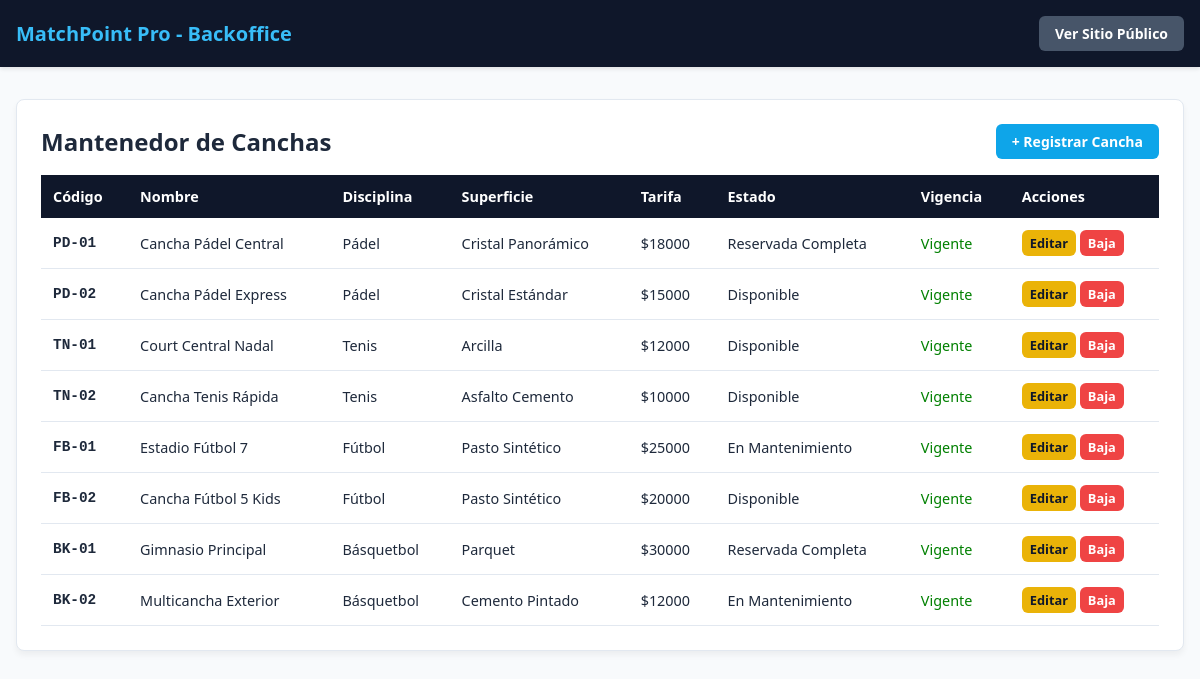
/gestion/canchas/ (signed in), run on the app's committed database.
### canchas/models.py (models this page shows, shortened)
class Cancha(models.Model):
    ESTADOS_CHOICES = [
        ('DISPONIBLE', 'Disponible'),
        ('MANTENIMIENTO', 'En Mantenimiento'),
        ('RESERVADA', 'Reservada Completa'),
    ]
    codigo = models.CharField(max_length=10, unique=True, verbose_name="Código Único")
    nombre = models.CharField(max_length=100, verbose_name="Nombre de la Cancha")
    disciplina = models.ForeignKey(Disciplina, on_delete=models.PROTECT, related_name="canchas", verbose_name="Disciplina")
    superficie = models.CharField(max_length=50, verbose_name="Tipo de Superficie")
    tarifa_bloque = models.IntegerField(
        validators=[MinValueValidator(0)],
        verbose_name="Tarifa por Bloque Horario ($)"
    )
    estado = models.CharField(max_length=20, choices=ESTADOS_CHOICES, default='DISPONIBLE', verbose_name="Estado Operativo")
    imagen = models.ImageField(upload_to="canchas/", blank=True, null=True, verbose_name="Imagen de la Cancha")
    activo = models.BooleanField(default=True, verbose_name="Registro Activo (Vigente)")

class Disciplina(models.Model):
    nombre = models.CharField(max_length=100, unique=True, verbose_name="Disciplina Deportiva")
    descripcion = models.TextField(blank=True, verbose_name="Descripción de la Disciplina")

### canchas/views.py (the view)
# urls.py: path('gestion/canchas/', views.gestion_canchas, name='gestion_canchas'),
@login_required
@user_passes_test(es_staff)
def gestion_canchas(request):
    canchas = Cancha.objects.all().select_related('disciplina')
    return render(request, 'canchas/gestion_listado.html', {'canchas': canchas})

### canchas/views.py (called while the page is built)
def es_staff(user):
    return user.is_authenticated and user.is_staff

### templates/canchas/gestion_listado.html (shortened to what this page needs)
<!DOCTYPE html>
<html lang="es">
<head>
</head>
<body>
    <nav class="navbar">
        <a class="navbar-brand" href="{% url 'catalogo_publico' %}">MatchPoint Pro - Backoffice</a>
        <a class="btn btn-secondary" href="{% url 'catalogo_publico' %}">Ver Sitio Público</a>
    </nav>
    <main class="container">
        <div class="card">
            <div style="display: flex; justify-content: space-between; align-items: center; margin-bottom: 1rem;">
                <h2 style="margin:0;">Mantenedor de Canchas</h2>
                <a href="{% url 'crear_cancha' %}" class="btn btn-primary">+ Registrar Cancha</a>
            </div>
            <table>
                <thead>
                    <tr>
                        <th>Código</th>
                        <th>Nombre</th>
                        <th>Disciplina</th>
                        <th>Superficie</th>
                        <th>Tarifa</th>
                        <th>Estado</th>
                        <th>Vigencia</th>
                        <th>Acciones</th>
                    </tr>
                </thead>
                <tbody>
                    {% for cancha in canchas %}
                    <tr>
                        <td style="font-family: monospace; font-weight: bold;">{{ cancha.codigo }}</td>
                        <td>{{ cancha.nombre }}</td>
                        <td>{{ cancha.disciplina.nombre }}</td>
                        <td>{{ cancha.superficie }}</td>
                        <td>${{ cancha.tarifa_bloque }}</td>
                        <td>{{ cancha.get_estado_display }}</td>
                        <td>{% if cancha.activo %}<span style="color:green;">Vigente</span>{% else %}<span style="color:red;">De Baja</span>{% endif %}</td>
                        <td>
                            <a href="{% url 'editar_cancha' cancha.pk %}" class="btn btn-warning" style="padding: 0.25rem 0.5rem; font-size: 0.8rem;">Editar</a>
                            <a href="{% url 'eliminar_cancha' cancha.pk %}" class="btn btn-danger" style="padding: 0.25rem 0.5rem; font-size: 0.8rem;">Baja</a>
                        </td>
                    </tr>
                    {% endfor %}
                </tbody>
            </table>
        </div>
    </main>
</body>
</html>

### templates/canchas/gestion_listado.html (style rules this page uses)
body { font-family: system-ui, -apple-system, sans-serif; background-color: #f8fafc; margin: 0; padding: 0; color: #1e293b; }
.navbar { background-color: #0f172a; padding: 1rem; display: flex; justify-content: space-between; align-items: center; box-shadow: 0 2px 4px rgba(0,0,0,0.1); }
.navbar-brand { color: #38bdf8; font-weight: bold; text-decoration: none; font-size: 1.25rem; }
.container { max-width: 1200px; margin: 0 auto; padding: 2rem 1rem; }
.btn { padding: 0.5rem 1rem; border-radius: 6px; text-decoration: none; font-weight: bold; font-size: 0.875rem; display: inline-block; border: none; cursor: pointer; }
.btn-primary { background-color: #0ea5e9; color: white; }
.btn-secondary { background-color: #475569; color: white; }
.btn-warning { background-color: #eab308; color: #0f172a; }
.btn-danger { background-color: #ef4444; color: white; }
.card { background-color: white; border-radius: 8px; box-shadow: 0 4px 6px rgba(0,0,0,0.05); padding: 1.5rem; border: 1px solid #e2e8f0; }
table { width: 100%; border-collapse: collapse; text-align: left; margin-top: 1rem; }
th { background-color: #0f172a; color: white; padding: 0.75rem; font-size: 0.9rem; }
td { padding: 0.75rem; border-bottom: 1px solid #e2e8f0; font-size: 0.9rem; }

### data on the page
Cancha: codigo "PD-01", nombre "Cancha Pádel Central", disciplina.nombre "Pádel", superficie "Cristal Panorámico", tarifa_bloque "18000", estado "Reservada Completa", activo "Vigente"
Cancha: codigo "PD-02", nombre "Cancha Pádel Express", disciplina.nombre "Pádel", superficie "Cristal Estándar", tarifa_bloque "15000", estado "Disponible", activo "Vigente"
Cancha: codigo "TN-01", nombre "Court Central Nadal", disciplina.nombre "Tenis", superficie "Arcilla", tarifa_bloque "12000", estado "Disponible", activo "Vigente"
Cancha: codigo "TN-02", nombre "Cancha Tenis Rápida", disciplina.nombre "Tenis", superficie "Asfalto Cemento", tarifa_bloque "10000", estado "Disponible", activo "Vigente"
Cancha: codigo "FB-01", nombre "Estadio Fútbol 7", disciplina.nombre "Fútbol", superficie "Pasto Sintético", tarifa_bloque "25000", estado "En Mantenimiento", activo "Vigente"
Cancha: codigo "FB-02", nombre "Cancha Fútbol 5 Kids", disciplina.nombre "Fútbol", superficie "Pasto Sintético", tarifa_bloque "20000", estado "Disponible", activo "Vigente"
Cancha: codigo "BK-01", nombre "Gimnasio Principal", disciplina.nombre "Básquetbol", superficie "Parquet", tarifa_bloque "30000", estado "Reservada Completa", activo "Vigente"
Cancha: codigo "BK-02", nombre "Multicancha Exterior", disciplina.nombre "Básquetbol", superficie "Cemento Pintado", tarifa_bloque "12000", estado "En Mantenimiento", activo "Vigente"
